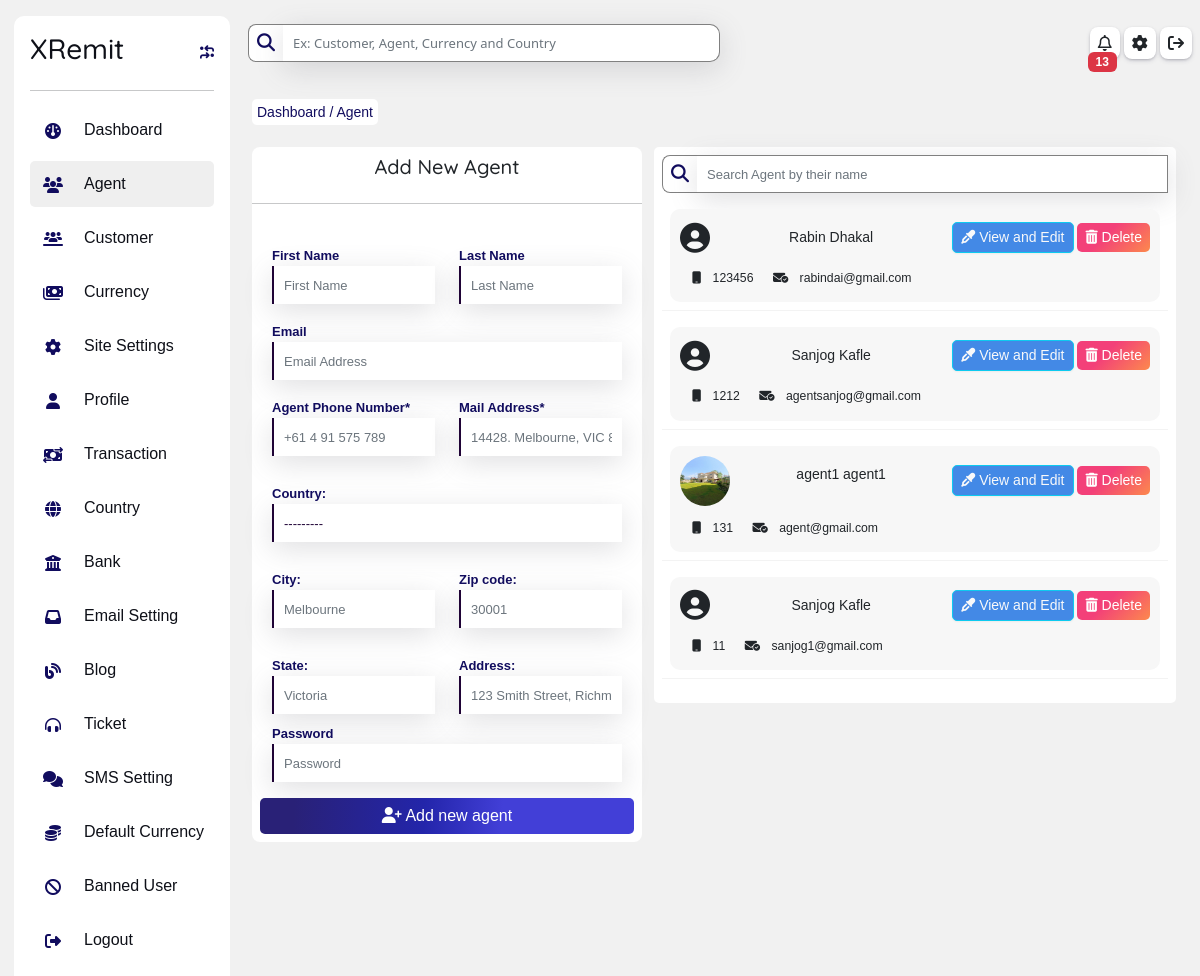
/owner/agent-data, run on the app's committed database.
### homepage/models.py (models this page shows, shortened)
class CustomUser(AbstractUser):
    user_type_data = (("owner", "owner"), ("agent", 'agent'), ("customer", 'customer'))
    user_type = models.CharField(default = "owner", choices = user_type_data, max_length = 20)
    email = models.EmailField(unique = True)

class Agent(models.Model):
    admin = models.OneToOneField(CustomUser, related_name ="agent", on_delete=models.CASCADE, null = True, blank = True)
    mail_address = models.CharField(max_length=100, null = True, blank = True)
    state = models.CharField(max_length=100, null = True, blank = True)
    zip_code = models.IntegerField(null = True, blank = True)
    city = models.CharField(max_length=100, null = True, blank = True)
    country = models.ForeignKey(Country, related_name='agent_country', on_delete=models.CASCADE, null = True, blank= True)
    address = models.CharField(max_length = 200, null = True, blank = True)
    created_at = models.DateTimeField(auto_now_add= True)
    profil_pic = models.ImageField(upload_to ="profile_pic/agent/", null = True, blank = True)
    number = models.BigIntegerField(null = True, blank = True)
    updated_at = models.DateTimeField(auto_now=True)
    added_by = models.ForeignKey(CustomUser, null=True, blank = True, related_name = 'agent_adder', on_delete = models.CASCADE)
    objects = models.Manager()

### owner/views.py (the view, shortened to what this page needs)
# urls.py: path('agent-data', views.AgentView, name = "agent"),
def AgentView(request):
    template_name = 'owner/agent.html'
    dist = {
            'agent_form':AgentForm(),
            'form_head': "Add new agent",
            'button':"Add new agent",
            'agent': CustomUser.objects.filter(user_type = "agent").order_by('-id')
        }
    noti = notification(request)
    dist.update(noti)
    return render(request, template_name,dist)

### homepage/forms.py
class AgentForm(forms.ModelForm):
    class Meta:
        model = Agent
        fields = ('__all__')
        widgets = {
            'number': forms.NumberInput(attrs={'class':'form-control', 'placeholder':'+61 4 91 575 789'}),
            'mail_address': forms.TextInput(attrs={'class':'form-control', 'placeholder':'14428. Melbourne, VIC 8001'}),
            'state': forms.TextInput(attrs={'class':'form-control', 'placeholder':'Victoria'}),
            'zip_code' : forms.NumberInput(attrs={'class':'form-control', 'placeholder':'30001'}),
            'city' : forms.TextInput(attrs={'class':'form-control', 'placeholder':'Melbourne'}),
            'country' : forms.Select(attrs={'class':'form-control', 'placeholder':'Australia'}),
            'address' : forms.TextInput(attrs={'class':'form-control', 'placeholder':'123 Smith Street, Richmond, Victoria'}),
            'profil_pic' : forms.FileInput(attrs={'accept':"image/*", 'class':'form-control', 'placeholder':'Profile Picture'}),
        }

### homepage/models.py (called while the page is built)
    def __str__(self):
        return self.name

    def __str__(self):
        return self.name

### owner/views.py (called while the page is built)
def notification(request):
    noti = AdminNotification.objects.filter(seen= False).order_by('-id')
    count = noti.filter(seen= False).count()
    try:
       navbarstatus= request.session['navbar']
    except:
        navbarstatus= 'big'
    li = {
        'noti':noti,
        'noti_count':count,
        'navbarstatus':navbarstatus
    }
    return li

### template/owner/agent.html (shortened to what this page needs)
{% extends 'owner/dashboard.html' %}
{% load static %}
{% block inside %}
<div class="row p-0 m-0 mt-3">
    <div>
      <div class="topBox mt-3 p-2">
        <small>This is Agent details page where you can addd-update-delete Agent/small>
      </div>
    </div>
    <div class="mt-3 mb-3">
      <span class="breadcum">
        <a href="{%url 'owner:dashboard'%}">
            Dashboard
        </a>/
            Agent
      </span>
    </div>
    <div class="row p-0 m-0 mt-3">
        <div class="col-lg-5 col-12 m-0 p-0 mt-2">
            <div id="login-card" class="p-0 m-0">
                <h5 class="m-0 p-2 text-capitalize text-center">{{form_head}}</h5>
                <hr>
                <form class="p-2" action="" method="post">
                    <div class="row p-0 m-0">
                        <div class="col-6 mt-2">
                            <label for="first_name">First Name</label>
                            <input type="text" name="first_name" id="" required class="form-control" placeholder="First Name">
                        </div>
                        <div class="col-6 mt-2">
                            <label for="last_name">Last Name</label>
                            <input type="text" name="last_name" id="" required class="form-control" placeholder="Last Name">
                        </div>
                        <div class="col-12 mt-2">
                            <label for="email">Email</label>
                            <input type="email" name="email" id="" required class="form-control" placeholder="Email Address">
                        </div>
                        <div class="col-6 mt-2">
                            <label for="email">
                                Agent Phone Number*
                            </label>
                            {{agent_form.number}}
                        </div>
                        <div class="col-6 mt-2">
                            <label for="email">
                                Mail Address*
                            </label>
                            {{agent_form.mail_address}}
                        </div>
                        <div class="col-12 mt-2">
                            <label for="email">{{agent_form.country.label_tag}}</label>
                            {{agent_form.country}}
                        </div>
                        <div class="col-6 mt-2">
                            <label for="email">{{agent_form.city.label_tag}}</label>
                            {{agent_form.city}}
                        </div>
                        <div class="col-6 mt-2">
                            <label for="email">{{agent_form.zip_code.label_tag}}</label>
                            {{agent_form.zip_code}}
                        </div>
                        <div class="col-6 mt-2">
                            <label for="email">{{agent_form.state.label_tag}}</label>
                            {{agent_form.state}}
                        </div>
                        <div class="col-6 mt-2">
                            <label for="email">{{agent_form.address.label_tag}}</label>
                            {{agent_form.address}}
                        </div>
                        <div class="col-12">
                            <label for="password">Password</label>
                            <input type="password" name="password" id="" required class="form-control" placeholder="Password">
                        </div>
                        <button class="btn btn-primary mt-3" type="submit">
                            <i class="fa fa-user-plus"></i>  {{button}}
                        </button>
                    </div>
                </form>
            </div>
        </div>
        <div class="col-lg-7 col-12 mt-2">
            <div class="p-2 card">
                <div class=" login-flex d-flex my-auto" style="width: 100%;">
                    <i class="fa fa-magnifying-glass my-auto p-2"></i>
                    <input type="text" name="search"  id="search" onkeyup="SearchName()" class="form-control"  placeholder="Search Agent by their name" required id="">
                   </div>
                <table class="table border-1 " id="myTable">
                    <tbody>
                        {% for i in agent  %}
                            <tr>
                                <td>
                                    <div class="item-list-div mt-2 p-1">
                                        <div class="d-flex justify-content-between">
                                            {% if i.agent.profil_pic %}
                                                <img class="my-auto" src="{{i.agent.profil_pic.url}}" alt="" style="height: 50px; width: 50px; border-radius: 50%;">
                                            {%else%}
                                                <i class="fa fa-user-circle my-auto" style="font-size: 30px;">
                                                </i>
                                            {% endif %}
                                            <p class="m-0 p-2">
                                                {{i.get_full_name}}
                                            </p>
                                            <div class="my-auto">
                                                <a href="{%url 'owner:agentProfile' i.id%}">
                                                    <button class="btn btn-sm btn-info text-white">
                                                        <span class="text-light">
                                                            <i class="fa fa-eye-dropper"></i>
                                                            View and Edit
                                                        </span>
                                                    </button>
                                                </a>
                                                <button class="btn btn-sm btn-danger" data-bs-toggle="modal" data-bs-target="#exampleModal{{i.id}}">
                                                    <i class="fa fa-trash-alt"></i>
                                                    Delete
                                                </button>
                                            </div>
                                        </div>
                                        <div class="mt-2">
                                            <small class="p-1">
                                                <i class="fa fa-mobile p-2"></i>
                                                {{i.agent.number}}
                                            </small>
                                            <small class="p-1">
                                                <i class="fa fa-envelope-circle-check p-2"></i>
                                                {{i.email}}
                                            </small>
                                        </div>
                                    </div>
                                </td>
                            </tr>
                        {% endfor %}
                    </tbody>
                </table>
            </div>
        </div>
    </div>
</div>
{% endblock inside %}

### static/css/style.css (style rules this page uses)
.btn-primary { background-image: linear-gradient(92.88deg, #292177 9.16%, #2325aa 43.89%, #423fd7 64.72%); border-radius: 5px; border-style: none; color: #FFFFFF; cursor: pointer; font-weight: 500; text-align: center; transition: all .5s; }
.btn-danger { align-items: center; background-image: linear-gradient(135deg, #f34079 40%, #fc894d); border: 0; border-radius: 5px; box-sizing: border-box; color: #fff; cursor: pointer; }
.btn-info { background-color: #4389e6; border-radius: 5px; box-sizing: border-box; color: #111827; text-align: center; text-decoration-thickness: auto; box-shadow: 0 1px 2px 0 rgba(0, 0, 0, 0.05); cursor: pointer; user-select: none; -webkit-user-select: none; touch-action: manipulation; }
.form-control { color: rgb(31, 3, 54); font-size: 13px; border: none; border-left:2px solid rgb(31, 3, 54); height: 38px; background-color: white; box-shadow: rgba(100, 100, 111, 0.2) 0px 7px 29px 0px; padding: 10px; border-radius: 0px; }
.card { border-radius: 5px; border: none!important; }
h1, h2, h3, h4, h5, h6 { font-family: 'Quicksand', sans-serif; }
body { background-color: #f1f1f1; }
#login-card { background-color: rgb(255, 255, 255); border-radius: 8px; }
.login-flex i { background-color: white; font-size: 18px; height: 38px; border-left: 1px solid grey; border-top: 1px solid grey; border-bottom: 1px solid grey; color: #110c5e; border-top-left-radius: 8px; border-bottom-left-radius: 8px; box-shadow: rgb(rgb(1rgb(169, 169, 169)84, 184), rgb(141rgb(92, 92, 92)1, 141), #1e1780); }
.breadcum { padding: 5px; font-weight:300; background-color: rgb(255, 255, 255); color: #110c5e; border-radius: 5px; box-shadow: rgba(50, 50, 93, 0.25) 0px 50px 100px -20px, rgba(0, 0, 0, 0.3) 0px 30px 60px -30px; }
.topBox { background-color: white; border-radius: 5px; display: none; }
.item-list-div { background-color: #f7f7f7; padding: 10px!important; border-radius: 10px; }
#search { border: none; border-right: 1px solid grey; border-top: 1px solid grey; border-bottom: 1px solid grey; border-bottom-left-radius: 0px; border-top-left-radius: 0px; }
#myTable { outline: none!important; border-color: #f3f3f3; }
label { color: #110c5e; font-size: 13px; font-family:sans-serif; font-weight: bold; margin-top: 10px!important; }

### data on the page
CustomUser: get_full_name "Rabin Dhakal", agent.number "123456", email "rabindai@gmail.com"
CustomUser: get_full_name "Sanjog Kafle", agent.number "1212", email "agentsanjog@gmail.com"
CustomUser: agent.profil_pic (picture), get_full_name "agent1 agent1", agent.number "131", email "agent@gmail.com"
CustomUser: get_full_name "Sanjog Kafle", agent.number "11", email "sanjog1@gmail.com"

### other printed values
{{ noti_count }} "13"
{{ agent_form.country.label_tag }} "Country:"
{{ agent_form.city.label_tag }} "City:"
{{ agent_form.zip_code.label_tag }} "Zip code:"
{{ agent_form.state.label_tag }} "State:"
{{ agent_form.address.label_tag }} "Address:"
{{ button }} "Add new agent"
